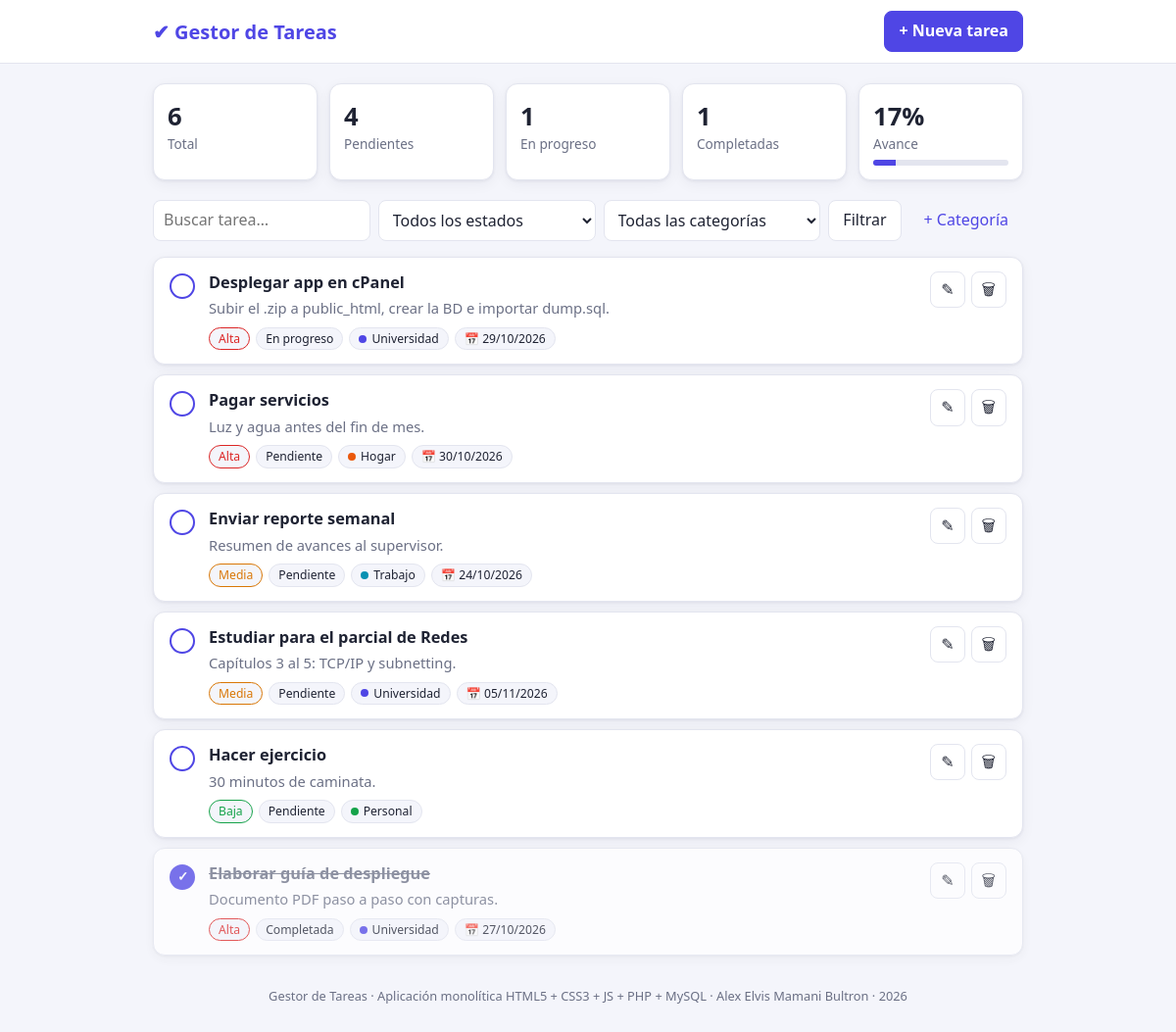
The page / on the database its author committed.
### tables this page shows
CREATE TABLE `tareas` (
  `id`             INT UNSIGNED NOT NULL AUTO_INCREMENT,
  `titulo`         VARCHAR(150) NOT NULL,
  `descripcion`    TEXT NULL,
  `prioridad`      ENUM('baja','media','alta') NOT NULL DEFAULT 'media',
  `estado`         ENUM('pendiente','en_progreso','completada') NOT NULL DEFAULT 'pendiente',
  `fecha_limite`   DATE NULL,
  `categoria_id`   INT UNSIGNED NULL,
  `creado_en`      DATETIME NOT NULL DEFAULT CURRENT_TIMESTAMP,
  `actualizado_en` DATETIME NOT NULL DEFAULT CURRENT_TIMESTAMP ON UPDATE CURRENT_TIMESTAMP,
  PRIMARY KEY (`id`),
  KEY `idx_tareas_estado` (`estado`),
  KEY `idx_tareas_categoria` (`categoria_id`),
  CONSTRAINT `fk_tareas_categoria`
    FOREIGN KEY (`categoria_id`) REFERENCES `categorias` (`id`)
    ON DELETE SET NULL ON UPDATE CASCADE
);

CREATE TABLE `categorias` (
  `id`     INT UNSIGNED NOT NULL AUTO_INCREMENT,
  `nombre` VARCHAR(60)  NOT NULL,
  `color`  CHAR(7)      NOT NULL DEFAULT '#4f46e5',
  PRIMARY KEY (`id`),
  UNIQUE KEY `uq_categorias_nombre` (`nombre`)
);

### db.php (called while the page is built, shortened)
<?php
function db(): PDO
{
    static $pdo = null;
    if ($pdo !== null) {
        return $pdo;
    }
    $dsn = 'mysql:host=' . DB_HOST . ';dbname=' . DB_NAME . ';charset=' . DB_CHARSET;
    try {
        $pdo = new PDO($dsn, DB_USER, DB_PASS, [
            PDO::ATTR_ERRMODE            => PDO::ERRMODE_EXCEPTION,
            PDO::ATTR_DEFAULT_FETCH_MODE => PDO::FETCH_ASSOC,
            PDO::ATTR_EMULATE_PREPARES   => false,
        ]);
    } catch (PDOException $e) {
        http_response_code(500);
        $detalle = APP_DEBUG ? htmlspecialchars($e->getMessage()) : 'Revisa config.php';
        echo '<!doctype html><meta charset="utf-8"><title>Error de conexión</title>'
           . '<div style="font-family:system-ui;max-width:640px;margin:60px auto;padding:24px;border:1px solid #fca5a5;background:#fef2f2;border-radius:12px">'
           . '<h2 style="margin-top:0;color:#b91c1c">No se pudo conectar a la base de datos</h2>'
           . '<p><b>Detalle:</b> ' . $detalle . '</p>'
           . '<ul><li>Verifica DB_NAME y DB_USER con el prefijo de cPanel.</li>'
           . '<li>Verifica la contraseña del usuario.</li>'
           . '<li>Confirma que el usuario fue agregado a la BD con TODOS LOS PRIVILEGIOS.</li>'
           . '<li>Confirma que importaste dump.sql en phpMyAdmin.</li></ul></div>';
        exit;
    }
    return $pdo;
}

### index.php (the view, shortened to what this page needs)
<?php
require_once __DIR__ . '/db.php';
function e($v): string { return htmlspecialchars((string)$v, ENT_QUOTES, 'UTF-8'); }
$PRIORIDADES = ['baja' => 'Baja', 'media' => 'Media', 'alta' => 'Alta'];
$ESTADOS     = ['pendiente' => 'Pendiente', 'en_progreso' => 'En progreso', 'completada' => 'Completada'];
$fBuscar    = trim($_GET['q'] ?? '');
$where = [];
$params = [];
$sql = "SELECT t.*, c.nombre AS categoria, c.color
        FROM tareas t LEFT JOIN categorias c ON c.id = t.categoria_id"
     . ($where ? ' WHERE ' . implode(' AND ', $where) : '')
     . " ORDER BY (t.estado = 'completada'), FIELD(t.prioridad,'alta','media','baja'),
                 t.fecha_limite IS NULL, t.fecha_limite, t.id DESC";
$stmt = db()->prepare($sql);
$stmt->execute($params);
$tareas = $stmt->fetchAll();
$stats = db()->query("SELECT COUNT(*) total,
                             SUM(estado='pendiente') pendientes,
                             SUM(estado='en_progreso') progreso,
                             SUM(estado='completada') completadas
                      FROM tareas")->fetch();
$avance = $stats['total'] ? round($stats['completadas'] * 100 / $stats['total']) : 0;
$hoy    = date('Y-m-d');
?>
<!DOCTYPE html>
<html lang="es">
<head>
    <link rel="stylesheet" href="assets/style.css">
</head>
<body>
<header class="topbar">
    <div class="contenedor topbar__in">
        <h1 class="logo">✔ <?= e(APP_NAME) ?></h1>
        <button class="btn btn--primario" data-abrir="modalTarea">+ Nueva tarea</button>
    </div>
</header>
<main class="contenedor">
    <section class="stats">
        <div class="stat"><span><?= (int)$stats['total'] ?></span>Total</div>
        <div class="stat"><span><?= (int)$stats['pendientes'] ?></span>Pendientes</div>
        <div class="stat"><span><?= (int)$stats['progreso'] ?></span>En progreso</div>
        <div class="stat"><span><?= (int)$stats['completadas'] ?></span>Completadas</div>
        <div class="stat stat--avance">
            <span><?= $avance ?>%</span>Avance
            <div class="barra"><div style="width:<?= $avance ?>%"></div></div>
        </div>
    </section>
    <form class="filtros" method="get">
        <input type="search" name="q" placeholder="Buscar tarea…" value="<?= e($fBuscar) ?>">
        <select name="estado">
            <option value="">Todos los estados</option>
        </select>
        <select name="categoria">
            <option value="">Todas las categorías</option>
        </select>
        <button class="btn">Filtrar</button>
        <button type="button" class="btn btn--texto" data-abrir="modalCategoria">+ Categoría</button>
    </form>
    <ul class="lista">
        <?php foreach ($tareas as $t):
            $vencida = $t['fecha_limite'] && $t['fecha_limite'] < $hoy && $t['estado'] !== 'completada'; ?>
            <li class="tarea tarea--<?= e($t['estado']) ?>">
                <form method="post" class="tarea__check">
                    <button class="check" title="Marcar como completada / pendiente"
                            aria-label="Alternar estado"><?= $t['estado'] === 'completada' ? '✓' : '' ?></button>
                </form>
                <div class="tarea__cuerpo">
                    <h3><?= e($t['titulo']) ?></h3>
                    <?php if ($t['descripcion']): ?><p><?= nl2br(e($t['descripcion'])) ?></p><?php endif; ?>
                    <div class="etiquetas">
                        <span class="tag tag--<?= e($t['prioridad']) ?>"><?= $PRIORIDADES[$t['prioridad']] ?></span>
                        <span class="tag"><?= $ESTADOS[$t['estado']] ?></span>
                        <?php if ($t['categoria']): ?>
                            <span class="tag" style="--c:<?= e($t['color']) ?>"><i class="punto"></i><?= e($t['categoria']) ?></span>
                        <?php endif; ?>
                        <?php if ($t['fecha_limite']): ?>
                            <span class="tag <?= $vencida ? 'tag--vencida' : '' ?>">📅 <?= date('d/m/Y', strtotime($t['fecha_limite'])) ?><?= $vencida ? ' · vencida' : '' ?></span>
                        <?php endif; ?>
                    </div>
                </div>
                <div class="tarea__acciones">
                    <button class="btn btn--icono" title="Editar" data-editar='<?= e(json_encode($t, JSON_UNESCAPED_UNICODE)) ?>'>✎</button>
                    <form method="post" data-confirmar="¿Eliminar esta tarea?">
                        <button class="btn btn--icono btn--peligro" title="Eliminar">🗑</button>
                    </form>
                </div>
            </li>
        <?php endforeach; ?>
    </ul>
</main>
<footer class="pie contenedor">
    <?= e(APP_NAME) ?> · Aplicación monolítica HTML5 + CSS3 + JS + PHP + MySQL · <?= e(APP_AUTOR) ?> · <?= date('Y') ?>
</footer>
</body>
</html>

### assets/style.css (style rules this page uses)
:root { --bg: #f4f5fb; --card: #fff; --texto: #1f2333; --suave: #6b7085; --borde: #e3e5ef; --primario: #4f46e5; --primario-h: #4338ca; --peligro: #dc2626; --alta: #dc2626; --media: #d97706; --baja: #16a34a; --radio: 12px; --sombra: 0 1px 3px rgba(20,20,50,.06), 0 4px 14px rgba(20,20,50,.05); }
* { box-sizing: border-box; }
body { margin: 0; font-family: system-ui, -apple-system, "Segoe UI", Roboto, sans-serif; background: var(--bg); color: var(--texto); line-height: 1.45; }
.contenedor { max-width: 920px; margin: 0 auto; padding: 0 16px; }
.topbar { background: var(--card); border-bottom: 1px solid var(--borde); position: sticky; top: 0; z-index: 5; }
.topbar__in { display: flex; align-items: center; justify-content: space-between; height: 64px; }
.logo { font-size: 1.25rem; margin: 0; color: var(--primario); }
.btn { font: inherit; border: 1px solid var(--borde); background: var(--card); color: var(--texto); padding: 8px 14px; border-radius: 8px; cursor: pointer; text-decoration: none; white-space: nowrap; }
.btn--primario { background: var(--primario); border-color: var(--primario); color: #fff; font-weight: 600; }
.btn--texto { border-color: transparent; background: none; color: var(--primario); }
.btn--icono { padding: 6px 10px; }
.stats { display: grid; grid-template-columns: repeat(5, 1fr); gap: 12px; margin: 20px 0; }
.stat { background: var(--card); border-radius: var(--radio); box-shadow: var(--sombra); padding: 14px; color: var(--suave); font-size: .85rem; border: 1px solid var(--borde); }
.stat span { display: block; font-size: 1.6rem; font-weight: 700; color: var(--texto); }
.barra { height: 6px; background: var(--borde); border-radius: 99px; margin-top: 6px; overflow: hidden; }
.barra div { height: 100%; background: var(--primario); }
.filtros { display: flex; flex-wrap: wrap; gap: 8px; margin-bottom: 16px; }
.filtros input, .filtros select { flex: 1 1 160px; }
input, select, textarea { font: inherit; padding: 8px 10px; border: 1px solid var(--borde); border-radius: 8px; background: var(--card); color: var(--texto); width: 100%; }
.lista { list-style: none; padding: 0; margin: 0; display: grid; gap: 10px; }
.tarea { display: flex; gap: 14px; align-items: flex-start; background: var(--card); border: 1px solid var(--borde); border-radius: var(--radio); padding: 14px 16px; box-shadow: var(--sombra); }
.tarea--completada .tarea__cuerpo h3 { text-decoration: line-through; color: var(--suave); }
.tarea--completada { opacity: .75; }
.tarea__cuerpo { flex: 1; min-width: 0; }
.tarea__cuerpo h3 { margin: 0 0 4px; font-size: 1.02rem; }
.tarea__cuerpo p { margin: 0 0 8px; color: var(--suave); font-size: .92rem; overflow-wrap: anywhere; }
.tarea__acciones { display: flex; gap: 6px; }
.tarea__acciones form { margin: 0; }
.check { width: 26px; height: 26px; border-radius: 50%; border: 2px solid var(--primario); background: none; color: #fff; cursor: pointer; font-weight: 700; margin-top: 2px; }
.tarea--completada .check { background: var(--primario); }
.etiquetas { display: flex; flex-wrap: wrap; gap: 6px; }
.tag { font-size: .76rem; padding: 2px 9px; border-radius: 99px; background: var(--bg); border: 1px solid var(--borde); display: inline-flex; align-items: center; gap: 5px; }
.tag--alta { color: var(--alta); border-color: currentColor; }
.tag--media { color: var(--media); border-color: currentColor; }
.tag--baja { color: var(--baja); border-color: currentColor; }
.punto { width: 8px; height: 8px; border-radius: 50%; background: var(--c, var(--primario)); display: inline-block; }
.pie { text-align: center; color: var(--suave); font-size: .8rem; padding: 32px 16px; }

### rows shown on the page
tareas: titulo "Desplegar app en cPanel", descripcion "Subir el .zip a public_html, crear la BD e importar dump.sql.", prioridad "Alta", estado "En progreso", categoria.nombre "Universidad", fecha_limite "29/10/2026"
tareas: titulo "Pagar servicios", descripcion "Luz y agua antes del fin de mes.", prioridad "Alta", estado "Pendiente", categoria.nombre "Hogar", fecha_limite "30/10/2026"
tareas: titulo "Enviar reporte semanal", descripcion "Resumen de avances al supervisor.", prioridad "Media", estado "Pendiente", categoria.nombre "Trabajo", fecha_limite "24/10/2026"
tareas: titulo "Estudiar para el parcial de Redes", descripcion "Capítulos 3 al 5: TCP/IP y subnetting.", prioridad "Media", estado "Pendiente", categoria.nombre "Universidad", fecha_limite "05/11/2026"
tareas: titulo "Hacer ejercicio", descripcion "30 minutos de caminata.", prioridad "Baja", estado "Pendiente", categoria.nombre "Personal"
tareas: titulo "Elaborar guía de despliegue", descripcion "Documento PDF paso a paso con capturas.", prioridad "Alta", estado "Completada", categoria.nombre "Universidad", fecha_limite "27/10/2026"

### other values the page prints
APP_NAME "Gestor de Tareas"
$stats['total'] "6"
$stats['pendientes'] "4"
$stats['progreso'] "1"
$stats['completadas'] "1"
$avance "17"
APP_AUTOR "Alex Elvis Mamani Bultron"
